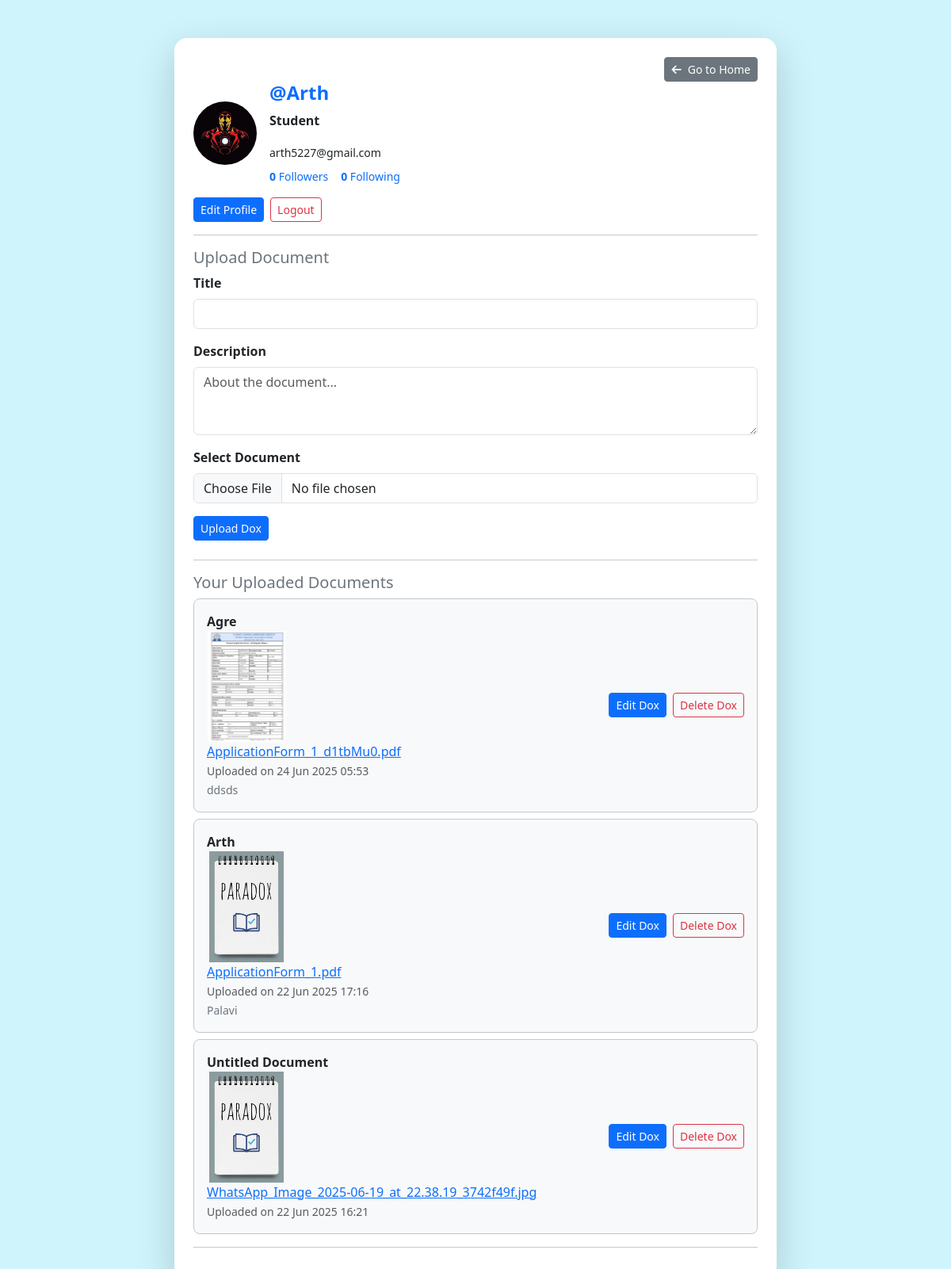
Screenshot of /profile/ (signed in) with the database file from the repository.
### apps/dashboard/models.py (models this page shows, shortened)
class User(models.Model):
    email = models.EmailField(unique=True)
    name = models.CharField(max_length=100, default="User", null=True, blank=True)
    mobile = models.CharField(max_length=14, unique=True)
    password = models.CharField(max_length=255)
    otp = models.IntegerField(null=True, blank=True)
    is_active = models.BooleanField(default=False)
    followers = models.ManyToManyField('self', symmetrical=False, related_name='following', blank=True)
    bio = models.TextField(blank=True, null=True)
    profile_image = models.ImageField(upload_to='profile_images/',default="images\default-profile-icon.jpg", blank=True, null=True)

class Document(models.Model):
    user = models.ForeignKey(User, on_delete=models.CASCADE)
    file = models.FileField(upload_to='documents/')
    title = models.CharField(max_length=100)
    description = models.TextField(blank=True)
    file = models.FileField(upload_to='documents/')
    thumbnail = models.ImageField(upload_to='thumbnails/', blank=True, null=True)
    uploaded_at = models.DateTimeField(auto_now_add=True)

### apps/dashboard/views.py (the view, shortened to what this page needs)
# urls.py: path('profile/', views.profile, name='profile'),
@login_required
def profile(request):
    user_id = request.session.get('user_id')
    try:
        user = User.objects.get(id=user_id)
    except User.DoesNotExist:
        return redirect('sign_in')
    uploaded_docs = Document.objects.filter(user=user).order_by('-uploaded_at')
    followers = user.followers.all()
    following = user.following.all()
    return render(request, 'dashboard/profile.html', {
        'user': user,
        'uploaded_docs': uploaded_docs,
        'followers_count': followers.count(),
        'following_count': following.count(),
        'followers': followers,
        'following': following
    })

### apps/dashboard/context_processors.py (called while the page is built)
def current_user(request):
    user_id = request.session.get('user_id')
    if user_id:
        try:
            user = User.objects.get(id=user_id)
            return {'user': user}
        except User.DoesNotExist:
            return {}
    return {}

### apps/dashboard/views.py (called while the page is built)
def login_required(view_func):
    @wraps(view_func)
    def wrapper(request, *args, **kwargs):
        if 'user_id' not in request.session:
            return redirect('sign_in')  # redirect to login page
        return view_func(request, *args, **kwargs)
    return wrapper

### apps/dashboard/templates/dashboard/profile.html (shortened to what this page needs)
{% load static %}
<!DOCTYPE html>
<html lang="en">
<head>
  <link href="https://cdn.jsdelivr.net/npm/bootstrap@5.3.3/dist/css/bootstrap.min.css" rel="stylesheet">
</head>
<body class="bg-info-subtle" style="min-height: 100vh; font-family: 'Segoe UI', sans-serif;">
  <div class="container py-5">
    <div class="row justify-content-center">
      <div class="col-md-8 bg-white rounded-4 shadow-lg p-4">
        <div class="text-end">
          <a href="{% url 'index' %}" class="btn btn-sm btn-secondary">
            <i class="fas fa-arrow-left me-2"></i>Go to Home
          </a>
        </div>
        <div class="d-flex align-items-center mb-3">
          {% if user.profile_image %}
          <img src="{{ user.profile_image.url }}" alt="Profile Picture" class="rounded-circle me-3" width="80"
            height="80" style="object-fit: cover;">
          {% endif %}
          <div>
            <h4 class="text-primary fw-bold">@{{ user.name }}</h4>
            <p class="fw-semibold">{{ user.bio|default:"No bio added yet." }}</p>
            <small>{{ user.email }}</small>
            <div class="d-flex gap-3 small mt-2">
              <a href="#" data-bs-toggle="modal" data-bs-target="#followersModal" class="text-decoration-none">
                <strong>{{ followers_count }}</strong> Followers
              </a>
              <a href="#" data-bs-toggle="modal" data-bs-target="#followingModal" class="text-decoration-none">
                <strong>{{ following_count }}</strong> Following
              </a>
            </div>
          </div>
        </div>
        <div class="d-flex gap-2 mt-3 mt-md-0">
          <a href="{% url 'edit_profile' %}" class="btn btn-sm btn-primary">Edit Profile</a>
          <form method="POST" action="{% url 'logout' %}">
            <button type="submit" class="btn btn-sm btn-outline-danger">Logout</button>
          </form>
        </div>
        <hr>
        <div class="mb-4">
          <h5 class="text-secondary">Upload Document</h5>
          <form method="POST" enctype="multipart/form-data">
            <div class="mb-3">
              <label class="form-label fw-semibold" for="title">Title</label>
              <input class="form-control" type="text" name="title" id="title" required>
            </div>
            <div class="mb-3">
              <label class="form-label fw-semibold" for="description">Description</label>
              <textarea class="form-control" name="description" id="description" rows="3"
                placeholder="About the document..."></textarea>
            </div>
            <div class="mb-3">
              <label for="formFile" class="form-label fw-semibold">Select Document</label>
              <input class="form-control" type="file" name="document" id="formFile" required>
            </div>
            <button type="submit" class="btn btn-sm btn-primary">Upload Dox</button>
          </form>
        </div>
        <hr>
        <div>
          <h5 class="text-secondary">Your Uploaded Documents</h5>
          {% if uploaded_docs %}
          {% for doc in uploaded_docs %}
          <div
            class="bg-light rounded-3 d-flex justify-content-between align-items-center p-3 mb-2 border border-secondary-subtle">
            <div>
              <strong>{{ doc.title }}</strong><br>
              {% if doc.thumbnail %}
              <img src="{{ doc.thumbnail.url }}" alt="PDF Preview" width="100" height="140"
                style="object-fit: contain;"><br>
              {% else %}
              <img src="{% static 'default_thumbnail.png' %}" alt="No Preview" width="100" height="140"
                style="object-fit: contain;"><br>
              {% endif %}
              <a href="{{ doc.file.url }}" target="_blank">{{ doc.file.name|slice:"10:" }}</a><br>
              <small class="text-muted">Uploaded on {{ doc.uploaded_at|date:"d M Y H:i" }}</small><br>
              <small class="text-secondary">{{ doc.description }}</small>
            </div>
            <div class="d-flex gap-2">
              <a href="{% url 'update_document' doc.id %}" class="btn btn-sm btn-primary">Edit Dox</a>
              <form method="POST" action="{% url 'delete_document' doc.id %}">
                <button type="submit" class="btn btn-sm btn-outline-danger">Delete Dox</button>
              </form>
            </div>
          </div>
          {% endfor %}
          {% else %}
          <p class="text-muted">No documents uploaded yet.</p>
          {% endif %}
        </div>
        <hr>
      </div>
    </div>
  </div>
</body>
</html>

### rows the page displays
User: profile_image (picture), name "Arth", bio "Student", email "arth5227@gmail.com"
Document: title "Agre", thumbnail (picture), file.name "ApplicationForm_1_d1tbMu0.pdf", uploaded_at "24 Jun 2025 05:53", description "ddsds"
Document: title "Arth", file.name "ApplicationForm_1.pdf", uploaded_at "22 Jun 2025 17:16", description "Palavi"
Document: title "Untitled Document", file.name "WhatsApp_Image_2025-06-19_at_22.38.19_3742f49f.jpg", uploaded_at "22 Jun 2025 16:21"

### other values shown
{{ followers_count }} "0"
{{ following_count }} "0"
